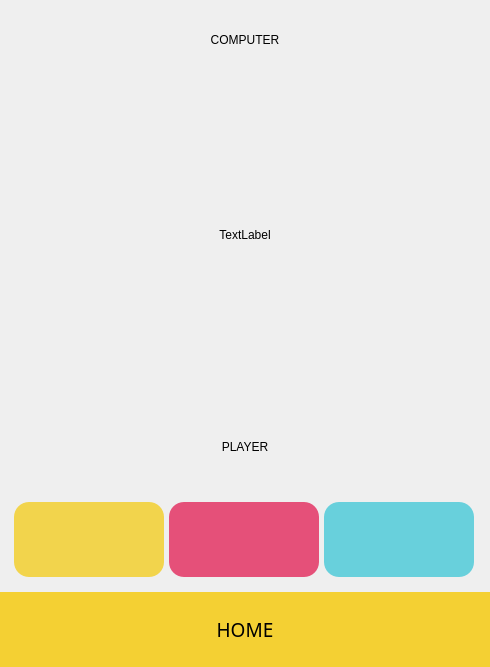
<?xml version="1.0" encoding="UTF-8"?>
<ui version="4.0">
 <class>Game</class>
 <widget class="QDialog" name="Game">
  <property name="geometry">
   <rect>
    <x>0</x>
    <y>0</y>
    <width>490</width>
    <height>667</height>
   </rect>
  </property>
  <property name="windowTitle">
   <string>Dialog</string>
  </property>
  <layout class="QVBoxLayout" name="verticalLayout_2">
   <property name="spacing">
    <number>6</number>
   </property>
   <property name="leftMargin">
    <number>0</number>
   </property>
   <property name="topMargin">
    <number>0</number>
   </property>
   <property name="rightMargin">
    <number>0</number>
   </property>
   <property name="bottomMargin">
    <number>0</number>
   </property>
   <item>
    <layout class="QVBoxLayout" name="verticalLayout">
     <item>
      <widget class="QLabel" name="label_2">
       <property name="text">
        <string>COMPUTER</string>
       </property>
       <property name="alignment">
        <set>Qt::AlignCenter</set>
       </property>
      </widget>
     </item>
     <item>
      <layout class="QHBoxLayout" name="horizontalLayout_2">
       <item>
        <widget class="QLabel" name="cpu">
         <property name="sizePolicy">
          <sizepolicy hsizetype="Fixed" vsizetype="Fixed">
           <horstretch>0</horstretch>
           <verstretch>0</verstretch>
          </sizepolicy>
         </property>
         <property name="minimumSize">
          <size>
           <width>120</width>
           <height>102</height>
          </size>
         </property>
         <property name="maximumSize">
          <size>
           <width>120</width>
           <height>120</height>
          </size>
         </property>
         <property name="styleSheet">
          <string notr="true">
</string>
         </property>
         <property name="text">
          <string/>
         </property>
         <property name="alignment">
          <set>Qt::AlignCenter</set>
         </property>
        </widget>
       </item>
      </layout>
     </item>
     <item>
      <widget class="QLabel" name="result">
       <property name="text">
        <string>TextLabel</string>
       </property>
       <property name="alignment">
        <set>Qt::AlignCenter</set>
       </property>
      </widget>
     </item>
     <item>
      <layout class="QHBoxLayout" name="horizontalLayout_3">
       <item>
        <widget class="QLabel" name="human">
         <property name="sizePolicy">
          <sizepolicy hsizetype="Fixed" vsizetype="Fixed">
           <horstretch>0</horstretch>
           <verstretch>0</verstretch>
          </sizepolicy>
         </property>
         <property name="minimumSize">
          <size>
           <width>120</width>
           <height>120</height>
          </size>
         </property>
         <property name="text">
          <string/>
         </property>
         <property name="alignment">
          <set>Qt::AlignCenter</set>
         </property>
        </widget>
       </item>
      </layout>
     </item>
     <item>
      <widget class="QLabel" name="label_5">
       <property name="text">
        <string>PLAYER</string>
       </property>
       <property name="alignment">
        <set>Qt::AlignCenter</set>
       </property>
      </widget>
     </item>
    </layout>
   </item>
   <item>
    <widget class="QWidget" name="horizontalWidget" native="true">
     <property name="sizePolicy">
      <sizepolicy hsizetype="Preferred" vsizetype="Fixed">
       <horstretch>0</horstretch>
       <verstretch>0</verstretch>
      </sizepolicy>
     </property>
     <layout class="QHBoxLayout" name="horizontalLayout">
      <property name="spacing">
       <number>0</number>
      </property>
      <item>
       <widget class="QToolButton" name="BtnPaper">
        <property name="minimumSize">
         <size>
          <width>150</width>
          <height>75</height>
         </size>
        </property>
        <property name="styleSheet">
         <string notr="true">QToolButton {
background-color: rgb(242, 212, 76);
border-radius: 15px;
}

QToolButton:hover {
	background-color: rgb(242, 190, 0);
border: none;
}</string>
        </property>
        <property name="text">
         <string/>
        </property>
        <property name="icon">
         <iconset resource="resource.qrc">
          <normaloff>:/images/paper.png</normaloff>:/images/paper.png</iconset>
        </property>
        <property name="iconSize">
         <size>
          <width>72</width>
          <height>72</height>
         </size>
        </property>
       </widget>
      </item>
      <item>
       <widget class="QToolButton" name="BtnRock">
        <property name="minimumSize">
         <size>
          <width>150</width>
          <height>75</height>
         </size>
        </property>
        <property name="styleSheet">
         <string notr="true">
QToolButton {
background-color: rgb(229, 80, 121);
border-radius: 15px;
}

QToolButton:hover {
	background-color: rgb(229, 1, 73);
border: none;
}</string>
        </property>
        <property name="text">
         <string/>
        </property>
        <property name="icon">
         <iconset resource="resource.qrc">
          <normaloff>:/images/rock.png</normaloff>:/images/rock.png</iconset>
        </property>
        <property name="iconSize">
         <size>
          <width>72</width>
          <height>72</height>
         </size>
        </property>
       </widget>
      </item>
      <item>
       <widget class="QToolButton" name="BtnSci">
        <property name="minimumSize">
         <size>
          <width>150</width>
          <height>75</height>
         </size>
        </property>
        <property name="styleSheet">
         <string notr="true">
QToolButton {
background-color: rgb(104, 208, 220);
border-radius: 15px;
}

QToolButton:hover {
	background-color: rgb(0, 154, 220);
border: none;
}</string>
        </property>
        <property name="text">
         <string/>
        </property>
        <property name="icon">
         <iconset resource="resource.qrc">
          <normaloff>:/images/sci.png</normaloff>:/images/sci.png</iconset>
        </property>
        <property name="iconSize">
         <size>
          <width>72</width>
          <height>72</height>
         </size>
        </property>
       </widget>
      </item>
     </layout>
    </widget>
   </item>
   <item>
    <widget class="QToolButton" name="toolButton_4">
     <property name="sizePolicy">
      <sizepolicy hsizetype="Preferred" vsizetype="Fixed">
       <horstretch>0</horstretch>
       <verstretch>0</verstretch>
      </sizepolicy>
     </property>
     <property name="minimumSize">
      <size>
       <width>0</width>
       <height>75</height>
      </size>
     </property>
     <property name="font">
      <font>
       <family>Montserrat SemiBold</family>
       <pointsize>14</pointsize>
      </font>
     </property>
     <property name="styleSheet">
      <string notr="true">QToolButton {
background-color: rgb(244, 208, 51);
color: black;
border: none;
}
QToolButton:hover {
	background-color: rgb(238, 161, 37);
}</string>
     </property>
     <property name="text">
      <string>HOME</string>
     </property>
    </widget>
   </item>
  </layout>
 </widget>
 <resources>
  <include location="resource.qrc"/>
 </resources>
 <connections/>
</ui>
